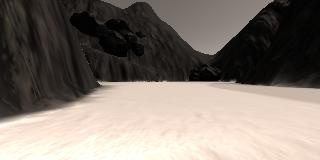
#> input picture Exercises of Project1/sample.jpg, 320 x 160 px
$ jupyter execute 'Map to World Coordinates.ipynb'   (shell and % lines are left out)   (older library calls are emulated)
#> lines starting #> are read from the running program, lines starting #| are printed output that depends on the picture; after the words box and inside, x2 and y2 are one past the last pixel; in counts of white or black regions, pixels touching at a corner belong together; long printed decimals are rounded
[cell 1]
import numpy as np
import cv2

def perspect_transform(img):

    img_size = (img.shape[1], img.shape[0])
    # Define calibration box in source (actual) and destination (desired) coordinates
    # These source and destination points are defined to warp the image
    # to a grid where each 10x10 pixel square represents 1 square meter
    dst_size = 5
    # Set a bottom offset to account for the fact that the bottom of the image
    # is not the position of the rover but a bit in front of it
    bottom_offset = 6
    src = np.float32([[14, 140], [301 ,140],[200, 96], [118, 96]])
    dst = np.float32([[img_size[0]/2 - dst_size, img_size[1] - bottom_offset],
                      [img_size[0]/2 + dst_size, img_size[1] - bottom_offset],
                      [img_size[0]/2 + dst_size, img_size[1] - 2*dst_size - bottom_offset],
                      [img_size[0]/2 - dst_size, img_size[1] - 2*dst_size - bottom_offset],
                      ])

    M = cv2.getPerspectiveTransform(src, dst)
    warped = cv2.warpPerspective(img, M, img_size)# keep same size as input image
    return warped

def color_thresh(img, rgb_thresh=(170, 170, 170)):
    # Create an array of zeros same xy size as img, but single channel
    color_select = np.zeros_like(img[:,:,0])
    # Require that each pixel be above all thre threshold values in RGB
    # above_thresh will now contain a boolean array with "True"
    # where threshold was met
    above_thresh = (img[:,:,0] > rgb_thresh[0]) \
                & (img[:,:,1] > rgb_thresh[1]) \
                & (img[:,:,2] > rgb_thresh[2])
    # Index the array of zeros with the boolean array and set to 1
    color_select[above_thresh] = 1
    # Return the binary image
    return color_select

def rover_coords(binary_img):
    # Identify nonzero pixels
    ypos, xpos = binary_img.nonzero()
    # Calculate pixel positions with reference to the rover position being at the
    # center bottom of the image.
    x_pixel = np.absolute(ypos - binary_img.shape[0]).astype(np.float)
    y_pixel = -(xpos - binary_img.shape[0]).astype(np.float)
    return x_pixel, y_pixel

[cell 2]
import matplotlib.pyplot as plt
import matplotlib.image as mpimg
import numpy as np
import cv2

# Read in the sample image
image = mpimg.imread('sample.jpg')
#> image is the input picture: shape (160, 320, 3); mean R, G, B 128.4, 119, 110.8

# Rover yaw values will come as floats from 0 to 360
# Generate a random value in this range
# Note: you need to convert this to radians
    # before adding to pixel_angles
rover_yaw = np.random.random(1)*360

# Generate a random rover position in world coords
# Position values will range from 20 to 180 to
# avoid the edges in a 200 x 200 pixel world
rover_xpos = np.random.random(1)*160 + 20
rover_ypos = np.random.random(1)*160 + 20

# Note: Since we've chosen random numbers for yaw and position,
# multiple run of the code will result in different outputs each time.

def pix_to_world(xpix, ypix, xpos, ypos, yaw, worldsize, scale):


    # TODO:
    # Apply a rotation
        # NOTE: don't forget to convert to radians
    yaw_rad = yaw * np.pi / 180
    x_rotated = xpix * np.cos(yaw_rad) - ypix * np.sin(yaw_rad)
    y_rotated = xpix * np.sin(yaw_rad) + ypix * np.sin(yaw_rad)
    # Apply a translation
        # NOTE: don't forget to scale between rover and world space

    # Perform translation and convert to integer since pixel values can't be float
    x_world = np.int_(xpos + (x_rotated / scale))
    y_world = np.int_(ypos + (y_rotated / scale))
    # Convert to integer and truncate to allowable world space values
    x_pix_world = np.clip(x_world, 0, worldsize - 1)
    y_pix_world = np.clip(y_world, 0, worldsize - 1)
    return x_pix_world, y_pix_world


# No need to modify code below here
# Perform warping and color thresholding
warped = perspect_transform(image)
#> in perspect_transform, `warped = cv2.warpPerspective(img, M, img_size)# keep same size as inpu..`:
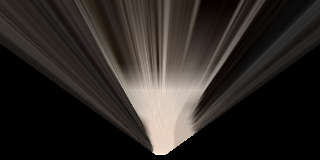
#> warped: shape (160, 320, 3); mean R, G, B 44.4, 39.7, 36.2
colorsel = color_thresh(warped, rgb_thresh=(160, 160, 160))
#> in color_thresh, `above_thresh = (img[:,:,0] > rgb_thresh[0]) \ & (img[:,:,1] > rgb_thre..`:
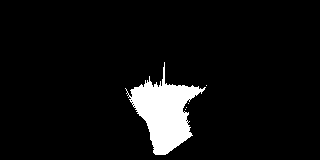
#> above_thresh: shape (160, 320) bool; 6.3% white; 5 white regions (4 under 20 px), largest, box (x1, y1, x2, y2) and area: (125, 62, 206, 155) 3233
# Extract navigable terrain pixels
xpix, ypix = rover_coords(colorsel)
#> in rover_coords, `ypos, xpos = binary_img.nonzero()`: ypos = 3237 values from 62 to 154; xpos = 3237 values, max 206 at index 133, min 125 at index 251, mean 164.1
#> in rover_coords, `x_pixel = np.absolute(ypos - binary_img.shape[0]).astype(np.float)`: x_pixel = 3237 values, max 98 at index 0, min 6 at index 3226, mean 47.85
#> in rover_coords, `y_pixel = -(xpos - binary_img.shape[0]).astype(np.float)`: y_pixel = 3237 values, max 35 at index 251, min -46 at index 133, mean -4.06
#> xpix has the same summary as x_pixel in rover_coords; ypix has the same summary as y_pixel in rover_coords
# Generate 200 x 200 pixel worldmap
worldmap = np.zeros((200, 200))
scale = 10
# Get navigable pixel positions in world coords
x_world, y_world = pix_to_world(xpix, ypix, rover_xpos,
                                rover_ypos, rover_yaw,
                                worldmap.shape[0], scale)
#> in pix_to_world, `x_rotated = xpix * np.cos(yaw_rad) - ypix * np.sin(yaw_rad)`: x_rotated = 3237 values, max -4.21 at index 3226, min -94.63 at index 0, mean -46.84
#> in pix_to_world, `y_rotated = xpix * np.sin(yaw_rad) + ypix * np.sin(yaw_rad)`: y_rotated = 3237 values, max 2.11 at index 2736, min -32.31 at index 251, mean -13.22
#> in pix_to_world, `x_world = np.int_(xpos + (x_rotated / scale))`: x_world = 3237 values, max 134 at index 3226, min 124 at index 0, mean 129.2
#> in pix_to_world, `y_world = np.int_(ypos + (y_rotated / scale))`: y_world = 3237 values, max 116 at index 2110, min 113 at index 0, mean 114.6
#> in pix_to_world, `x_pix_world = np.clip(x_world, 0, worldsize - 1)`: x_pix_world has the same summary as x_world
#> in pix_to_world, `y_pix_world = np.clip(y_world, 0, worldsize - 1)`: y_pix_world has the same summary as y_world
# Add pixel positions to worldmap
worldmap[y_world, x_world] += 1
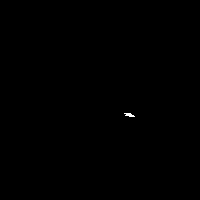
#> worldmap: shape (200, 200) float64; values 0 (black) and 1 (white), 0.07% white in thin lines or dots, all inside (x1, y1, x2, y2) = (124, 113, 135, 117)
print('Xpos =', rover_xpos, 'Ypos =', rover_ypos, 'Yaw =', rover_yaw)
# Plot the map in rover-centric coords

f, (ax1, ax2) = plt.subplots(1, 2, figsize=(14, 7))
f.tight_layout()
ax1.plot(xpix, ypix, '.')
ax1.set_title('Rover Space', fontsize=40)
ax1.set_ylim(-160, 160)
ax1.set_xlim(0, 160)
ax1.tick_params(labelsize=20)

ax2.imshow(worldmap, cmap='gray')
ax2.set_title('World Space', fontsize=40)
ax2.set_ylim(0, 200)
ax2.tick_params(labelsize=20)
ax2.set_ylim(rover_ypos-30, rover_ypos+30)
ax2.set_xlim(rover_xpos-30, rover_xpos+30)

plt.subplots_adjust(left=0.1, right=1, top=0.9, bottom=0.1)
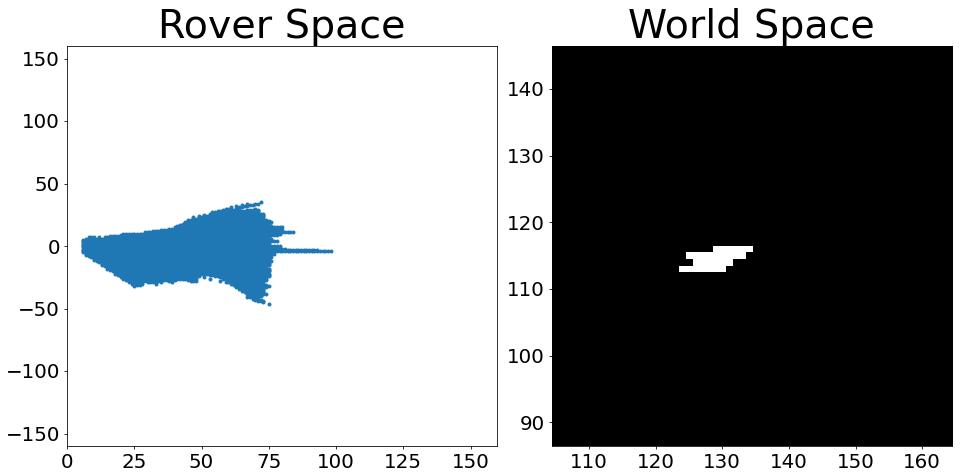
#> figure drawn by matplotlib, 2 panels

[cell 3]
# Define a function to convert from cartesian to polar coordinates
def to_polar_coords(xpix, ypix):
    # Calculate distance to each pixel
    dist = np.sqrt(xpix**2 + ypix**2)
    # Calculate angle using arctangent function
    angles = np.arctan2(ypix, xpix)
    return dist, angles

[cell 4]
import matplotlib.pyplot as plt
# Uncomment the next line for use in a Jupyter notebook
import numpy as np

warped = perspect_transform(image)
colorsel = color_thresh(warped, rgb_thresh=(160, 160, 160))
xpix, ypix = rover_coords(colorsel)
distances, angles = to_polar_coords(xpix, ypix)
#> in to_polar_coords, `dist = np.sqrt(xpix**2 + ypix**2)`: dist = 3237 values, max 98.08 at index 0, min 6 at index 3231, mean 50.44
#> in to_polar_coords, `angles = np.arctan2(ypix, xpix)`: angles = 3237 values, max 0.719 at index 3196, min -0.908 at index 2736, mean -0.11
#> distances has the same summary as dist in to_polar_coords
plt.plot(angles, distances, '.', markersize=2)
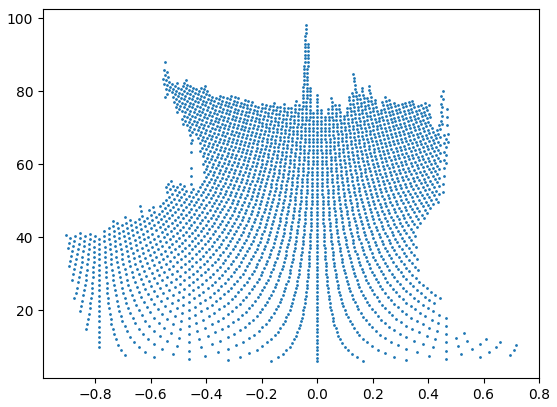
#> figure drawn by matplotlib, 1 panel

[cell 5]
plt.plot(xpix, ypix, '.')
plt.ylim(-160, 160)
plt.xlim(0, 160)

# Compute the average angle
mean_angle = np.mean(angles)
#> mean_angle = -0.11
# Define an arrow that's 100 pixels long
arrow_length = 100
x_arrow = arrow_length * np.cos(mean_angle)
#> x_arrow = 99.39
y_arrow = arrow_length * np.sin(mean_angle)
#> y_arrow = -10.99
plt.arrow(0, 0, x_arrow, y_arrow, color='red', zorder=2,
                   head_width=10, width=2)
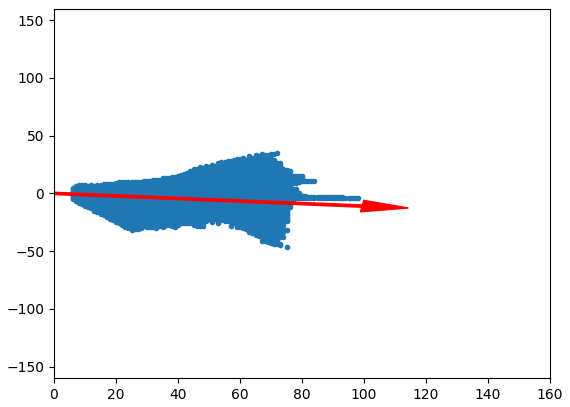
#> figure drawn by matplotlib, 1 panel

[cell 6]
avg_angle_degrees = mean_angle * 180/np.pi
#> avg_angle_degrees = -6.31
steering = np.clip(avg_angle_degrees, -15, 15)
#> steering = -6.31
print('steering angle to send:', steering)
#| steering angle to send: -6.307

$ run again, with Exercises of Project1/example_grid1.jpg copied over Exercises of Project1/sample.jpg
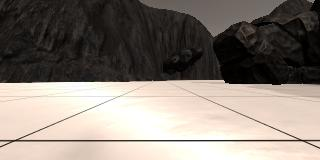
#> input picture Exercises of Project1/example_grid1.jpg, 320 x 160 px
#> image is the input picture: shape (160, 320, 3); mean R, G, B 135.1, 126.3, 118.3
#> in color_thresh, `above_thresh = (img[:,:,0] > rgb_thresh[0]) \ & (img[:,:,1] > rgb_thre..`:
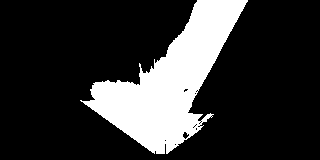
#> above_thresh: shape (160, 320) bool; 20.2% white; 1 white region, box (x1, y1, x2, y2) and area: (80, 0, 248, 154) 10338
#> ypos = 10338 values from 0 to 153; xpos = 10338 values, max 247 at index 50, min 80 at index 6356, mean 169.5
#> x_pixel = 10338 values, max 160 at index 0, min 7 at index 10326, mean 78.58
#> y_pixel = 10338 values, max 80 at index 6356, min -87 at index 50, mean -9.54
#> xpix has the same summary as x_pixel in rover_coords; ypix has the same summary as y_pixel in rover_coords
#> x_rotated = 10338 values, max -4.86 at index 10326, min -178.8 at index 50, mean -77.79
#> y_rotated = 10338 values, max 2.72 at index 9280, min -43.48 at index 4569, mean -20.84
#> in pix_to_world, `x_world = np.int_(xpos + (x_rotated / scale))`: x_world = 10338 values, max 133 at index 9690, min 116 at index 36, mean 126.2
#> in pix_to_world, `y_world = np.int_(ypos + (y_rotated / scale))`: y_world = 10338 values, max 116 at index 7779, min 112 at index 0, mean 113.9
#> x_pix_world has the same summary as x_world
#> y_pix_world has the same summary as y_world
#> worldmap: shape (200, 200) float64; values 0 (black) and 1 (white), 0.15% white; 1 white region, box (x1, y1, x2, y2) and area: (116, 112, 134, 117) 62
#> dist = 10338 values, max 182.1 at index 50, min 7 at index 10331, mean 86.08
#> in to_polar_coords, `angles = np.arctan2(ypix, xpix)`: angles = 10338 values, max 0.929 at index 6790, min -0.911 at index 9280, mean -0.0334
#> `distances, angles = to_polar_coords(xpix, ypix)`: distances has the same summary as dist in to_polar_coords
#> mean_angle = -0.0334
#> x_arrow = 99.94
#> y_arrow = -3.34
#> `[cell 5] plt.plot(xpix, ypix, '.') plt.ylim(-160, 160) plt.xlim(0, 160..`:
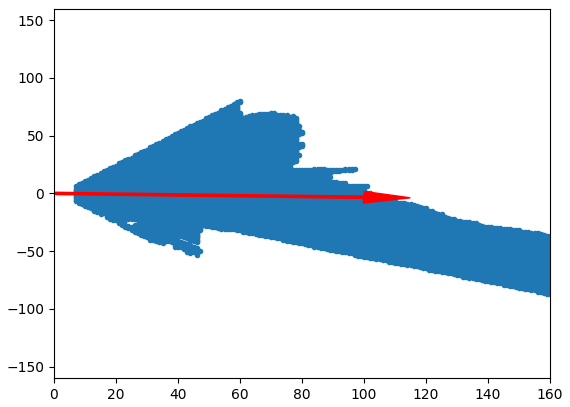
#> figure drawn by matplotlib, 1 panel
#> avg_angle_degrees = -1.91
#| steering angle to send: -1.912
